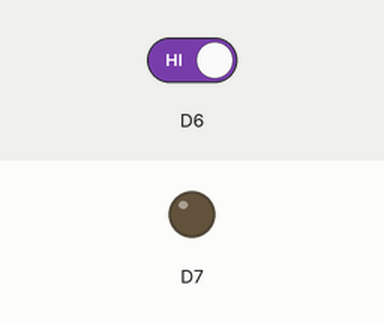
Recording of a sketch running on a simulated ESP8266 (NodeMCU). On the bench: output pins drawn as LEDs (lit = HIGH). Inputs (shaded band) come from the test bench; at power-on: D6 HIGH.

Above: at 1.2 s.
1.3 s: D6 driven LOW
At 2.5 s:
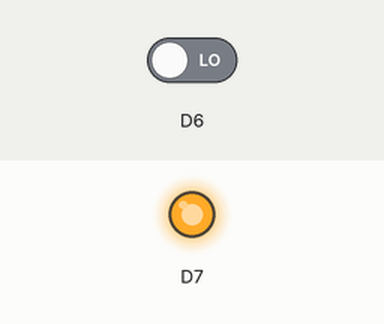
2.8 s: D6 driven HIGH
At 3.9 s:
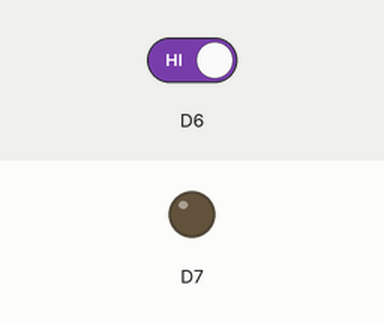
Timing chart, 0 to 5.8 s (numbered marks = the images above; inputs shaded):
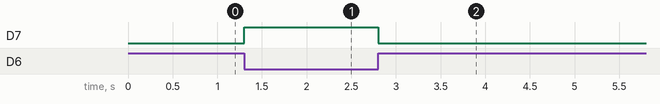

Measured:
- after the input at 1.3 s, D7: LOW → HIGH at once
- after the input at 2.8 s, D7: HIGH → LOW at once

The sketch:

Push.ino
```cpp
void setup()
{

  pinMode(D6, INPUT);
  pinMode(D7, OUTPUT);
}

void loop()
{
  int reading = 0;
  reading = digitalRead(D6);
  if(reading == LOW)
  {
    digitalWrite(D7, HIGH);
    delay(50);
  }
  else
  {
    digitalWrite(D7, LOW);
    delay(50);
}
}
```
